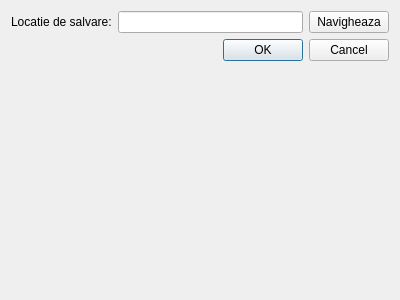
<?xml version="1.0" encoding="UTF-8"?>
<ui version="4.0">
 <class>AddTaskDialog</class>
 <widget class="QDialog" name="AddTaskDialog">
  <property name="geometry">
   <rect>
    <x>0</x>
    <y>0</y>
    <width>400</width>
    <height>300</height>
   </rect>
  </property>
  <property name="windowTitle">
   <string>Dialog</string>
  </property>
  <layout class="QFormLayout" name="formLayout">
   <item row="0" column="0">
    <widget class="QLabel" name="label">
     <property name="text">
      <string>Locatie de salvare:</string>
     </property>
    </widget>
   </item>
   <item row="0" column="1">
    <layout class="QHBoxLayout" name="inputLayout">
     <property name="sizeConstraint">
      <enum>QLayout::SetMaximumSize</enum>
     </property>
     <item>
      <widget class="QLineEdit" name="pathLineEdit"/>
     </item>
     <item>
      <widget class="QPushButton" name="browseButton">
       <property name="text">
        <string>Navigheaza</string>
       </property>
      </widget>
     </item>
    </layout>
   </item>
   <item row="1" column="0" colspan="2">
    <widget class="QDialogButtonBox" name="buttonBox">
     <property name="orientation">
      <enum>Qt::Horizontal</enum>
     </property>
     <property name="standardButtons">
      <set>QDialogButtonBox::Cancel|QDialogButtonBox::Ok</set>
     </property>
    </widget>
   </item>
  </layout>
 </widget>
 <resources/>
 <connections>
  <connection>
   <sender>buttonBox</sender>
   <signal>accepted()</signal>
   <receiver>AddTaskDialog</receiver>
   <slot>accept()</slot>
   <hints>
    <hint type="sourcelabel">
     <x>248</x>
     <y>254</y>
    </hint>
    <hint type="destinationlabel">
     <x>157</x>
     <y>274</y>
    </hint>
   </hints>
  </connection>
  <connection>
   <sender>buttonBox</sender>
   <signal>rejected()</signal>
   <receiver>AddTaskDialog</receiver>
   <slot>reject()</slot>
   <hints>
    <hint type="sourcelabel">
     <x>316</x>
     <y>260</y>
    </hint>
    <hint type="destinationlabel">
     <x>286</x>
     <y>274</y>
    </hint>
   </hints>
  </connection>
 </connections>
</ui>
